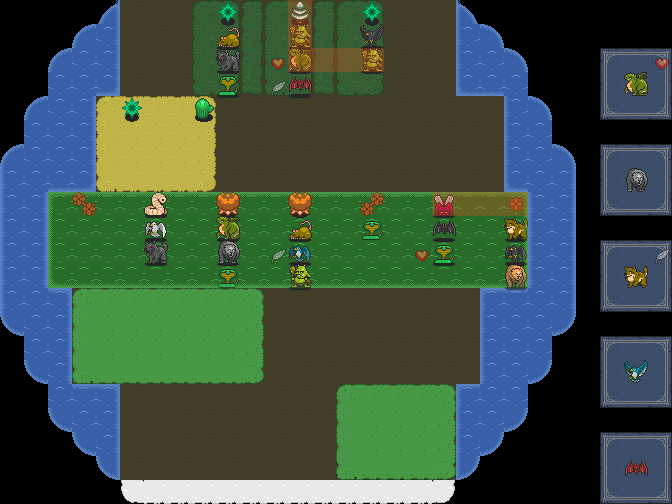

This is a level from a 2D game, rendered from its Tiled map with the project's own tilesets. A one-line summary and the map file follow, with tile-layer data summarised:
An orthogonal 28x21 tile map with 24x24 px tiles, 12 tile layers (Ocean01, Crust, Terrain, OceanDetail, ...), 4 hidden layers not drawn, 7 tilesets.

<map version="1.0" orientation="orthogonal" renderorder="right-down" width="28" height="21" tilewidth="24" tileheight="24" nextobjectid="1">
 <tileset firstgid="1" name="ff_world" tilewidth="24" tileheight="24" tilecount="2296" columns="56">
  <image source="../res/oryx_16bit_fantasy_world_trans.png" width="1366" height="1007" />
 </tileset>
 <tileset firstgid="2297" name="sf_world" tilewidth="24" tileheight="24" tilecount="1435" columns="35">
  <image source="../res/oryx_16bit_scifi_world_trans.png" width="840" height="984" />
 </tileset>
 <tileset firstgid="3732" name="ff_creatures" tilewidth="24" tileheight="24" tilecount="540" columns="20">
  <image source="../res/oryx_16bit_fantasy_creatures_trans.png" width="480" height="648" />
 </tileset>
 <tileset firstgid="4272" name="oryx_16bit_fantasy_items_trans" tilewidth="16" tileheight="16" tilecount="456" columns="24">
  <image source="../res/oryx_16bit_fantasy_items_trans.png" width="384" height="304" />
 </tileset>
 <tileset firstgid="4728" name="Arrows" tilewidth="24" tileheight="24" tilecount="8" columns="8">
  <image source="../res/arrows.png" width="192" height="24" />
 </tileset>
 <tileset firstgid="4736" name="text" tilewidth="24" tileheight="24" tilecount="4" columns="4">
  <image source="text.png" width="96" height="24" />
 </tileset>
 <tileset firstgid="4740" name="text_light" tilewidth="24" tileheight="24" tilecount="4" columns="4">
  <image source="text_light.png" width="96" height="24" />
 </tileset>
 <layer name="Ocean01" width="28" height="21">
  <data>[588 cells, 100 non-empty, 7 distinct tile ids]</data>
 </layer>
 <layer name="Crust" width="28" height="21">
  <data>[588 cells, 328 non-empty, 8 distinct tile ids]</data>
 </layer>
 <layer name="Terrain" width="28" height="21">
  <data>[588 cells, 193 non-empty, 30 distinct tile ids]</data>
 </layer>
 <layer name="OceanDetail" width="28" height="21">
  <data>[588 cells, 100 non-empty, 16 distinct tile ids]</data>
 </layer>
 <layer name="IceNorth" width="28" height="21">
  <data>[588 cells, 0 non-empty, 0 distinct tile ids]</data>
 </layer>
 <layer name="Shadow" width="28" height="21" offsetx="0" offsety="4">
  <data>[588 cells, 29 non-empty, 3 distinct tile ids]</data>
 </layer>
 <layer name="IceSouth" width="28" height="21">
  <data>[588 cells, 14 non-empty, 3 distinct tile ids]</data>
 </layer>
 <layer name="Producers" width="28" height="21">
  <data>[588 cells, 12 non-empty, 9 distinct tile ids]</data>
 </layer>
 <layer name="Tiles" width="28" height="21">
  <data>[588 cells, 45 non-empty, 9 distinct tile ids]</data>
 </layer>
 <layer name="Animals" width="28" height="21">
  <data>[588 cells, 27 non-empty, 19 distinct tile ids]</data>
 </layer>
 <layer name="LinkDetail" width="28" height="21" opacity="0.33">
  <data>[588 cells, 90 non-empty, 16 distinct tile ids]</data>
 </layer>
 <layer name="Status" width="28" height="21" opacity="0.5" offsetx="6" offsety="0">
  <data>[588 cells, 6 non-empty, 2 distinct tile ids]</data>
 </layer>
 <layer name="Values" width="28" height="21" visible="0" offsetx="0" offsety="-2">
  <data>[588 cells, 18 non-empty, 6 distinct tile ids]</data>
 </layer>
 <layer name="Arrows" width="28" height="21" visible="0" opacity="0.5">
  <data>[588 cells, 5 non-empty, 2 distinct tile ids]</data>
 </layer>
 <layer name="Arrows_vert" width="28" height="21" visible="0" opacity="0.67" offsetx="12" offsety="6">
  <data>[588 cells, 1 non-empty, 1 distinct tile ids]</data>
 </layer>
 <layer name="GridMarks" width="28" height="21" visible="0" opacity="0.33">
  <data>[588 cells, 45 non-empty, 1 distinct tile ids]</data>
 </layer>
</map>
